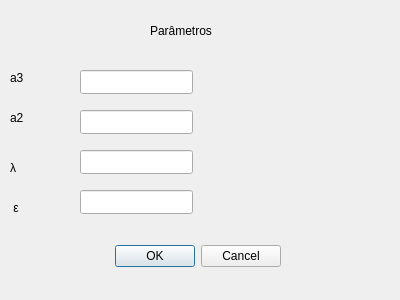
<?xml version="1.0" encoding="UTF-8"?>
<ui version="4.0">
 <class>AddParametersDialog</class>
 <widget class="QDialog" name="AddParametersDialog">
  <property name="geometry">
   <rect>
    <x>0</x>
    <y>0</y>
    <width>400</width>
    <height>300</height>
   </rect>
  </property>
  <property name="windowTitle">
   <string>Dialog</string>
  </property>
  <widget class="QDialogButtonBox" name="buttonBox">
   <property name="geometry">
    <rect>
     <x>-60</x>
     <y>240</y>
     <width>341</width>
     <height>32</height>
    </rect>
   </property>
   <property name="orientation">
    <enum>Qt::Horizontal</enum>
   </property>
   <property name="standardButtons">
    <set>QDialogButtonBox::Cancel|QDialogButtonBox::Ok</set>
   </property>
  </widget>
  <widget class="QLabel" name="titleLabel">
   <property name="geometry">
    <rect>
     <x>150</x>
     <y>20</y>
     <width>101</width>
     <height>21</height>
    </rect>
   </property>
   <property name="text">
    <string>Parâmetros</string>
   </property>
  </widget>
  <widget class="QLineEdit" name="a3ParameterInput">
   <property name="geometry">
    <rect>
     <x>80</x>
     <y>70</y>
     <width>113</width>
     <height>24</height>
    </rect>
   </property>
  </widget>
  <widget class="QLineEdit" name="a2ParameterInput">
   <property name="geometry">
    <rect>
     <x>80</x>
     <y>110</y>
     <width>113</width>
     <height>24</height>
    </rect>
   </property>
  </widget>
  <widget class="QLineEdit" name="lambdaParameterInput">
   <property name="geometry">
    <rect>
     <x>80</x>
     <y>150</y>
     <width>113</width>
     <height>24</height>
    </rect>
   </property>
  </widget>
  <widget class="QLineEdit" name="precisionParameterInput">
   <property name="geometry">
    <rect>
     <x>80</x>
     <y>190</y>
     <width>113</width>
     <height>24</height>
    </rect>
   </property>
  </widget>
  <widget class="QLabel" name="a3Parameter">
   <property name="geometry">
    <rect>
     <x>10</x>
     <y>70</y>
     <width>49</width>
     <height>16</height>
    </rect>
   </property>
   <property name="text">
    <string>a3</string>
   </property>
  </widget>
  <widget class="QLabel" name="a2Parameter">
   <property name="geometry">
    <rect>
     <x>10</x>
     <y>110</y>
     <width>49</width>
     <height>16</height>
    </rect>
   </property>
   <property name="text">
    <string>a2</string>
   </property>
  </widget>
  <widget class="QLabel" name="lambdaParameter">
   <property name="geometry">
    <rect>
     <x>10</x>
     <y>160</y>
     <width>49</width>
     <height>16</height>
    </rect>
   </property>
   <property name="text">
    <string>λ</string>
   </property>
  </widget>
  <widget class="QLabel" name="precisionParameter">
   <property name="geometry">
    <rect>
     <x>10</x>
     <y>200</y>
     <width>71</width>
     <height>16</height>
    </rect>
   </property>
   <property name="layoutDirection">
    <enum>Qt::LeftToRight</enum>
   </property>
   <property name="text">
    <string>	ε</string>
   </property>
   <property name="alignment">
    <set>Qt::AlignJustify|Qt::AlignVCenter</set>
   </property>
  </widget>
 </widget>
 <resources/>
 <connections>
  <connection>
   <sender>buttonBox</sender>
   <signal>accepted()</signal>
   <receiver>AddParametersDialog</receiver>
   <slot>accept()</slot>
   <hints>
    <hint type="sourcelabel">
     <x>248</x>
     <y>254</y>
    </hint>
    <hint type="destinationlabel">
     <x>157</x>
     <y>274</y>
    </hint>
   </hints>
  </connection>
  <connection>
   <sender>buttonBox</sender>
   <signal>rejected()</signal>
   <receiver>AddParametersDialog</receiver>
   <slot>reject()</slot>
   <hints>
    <hint type="sourcelabel">
     <x>316</x>
     <y>260</y>
    </hint>
    <hint type="destinationlabel">
     <x>286</x>
     <y>274</y>
    </hint>
   </hints>
  </connection>
 </connections>
</ui>
